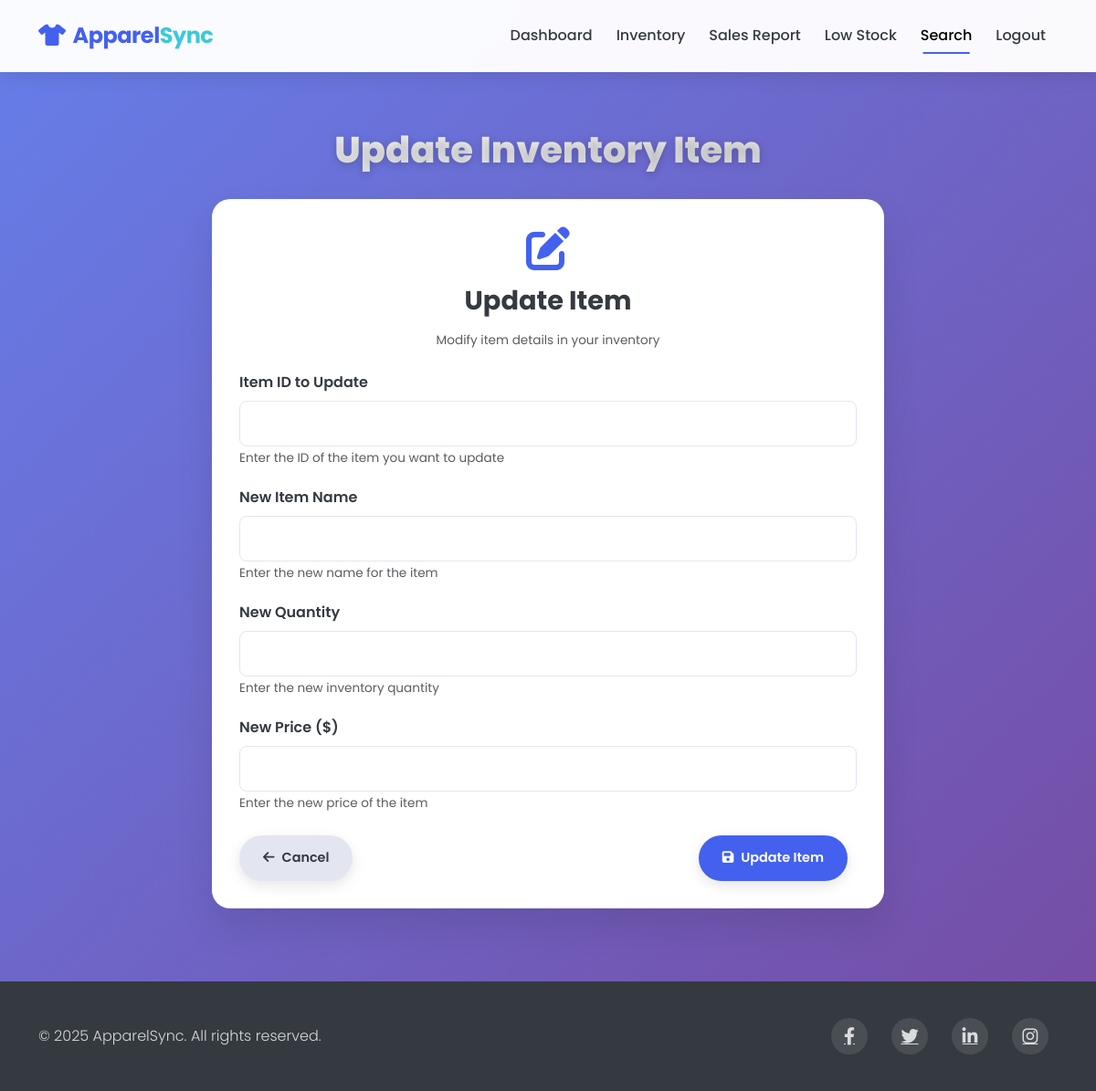
/dashboard/update_item?id=2 (signed in), run on an earlier commit of the app's database.
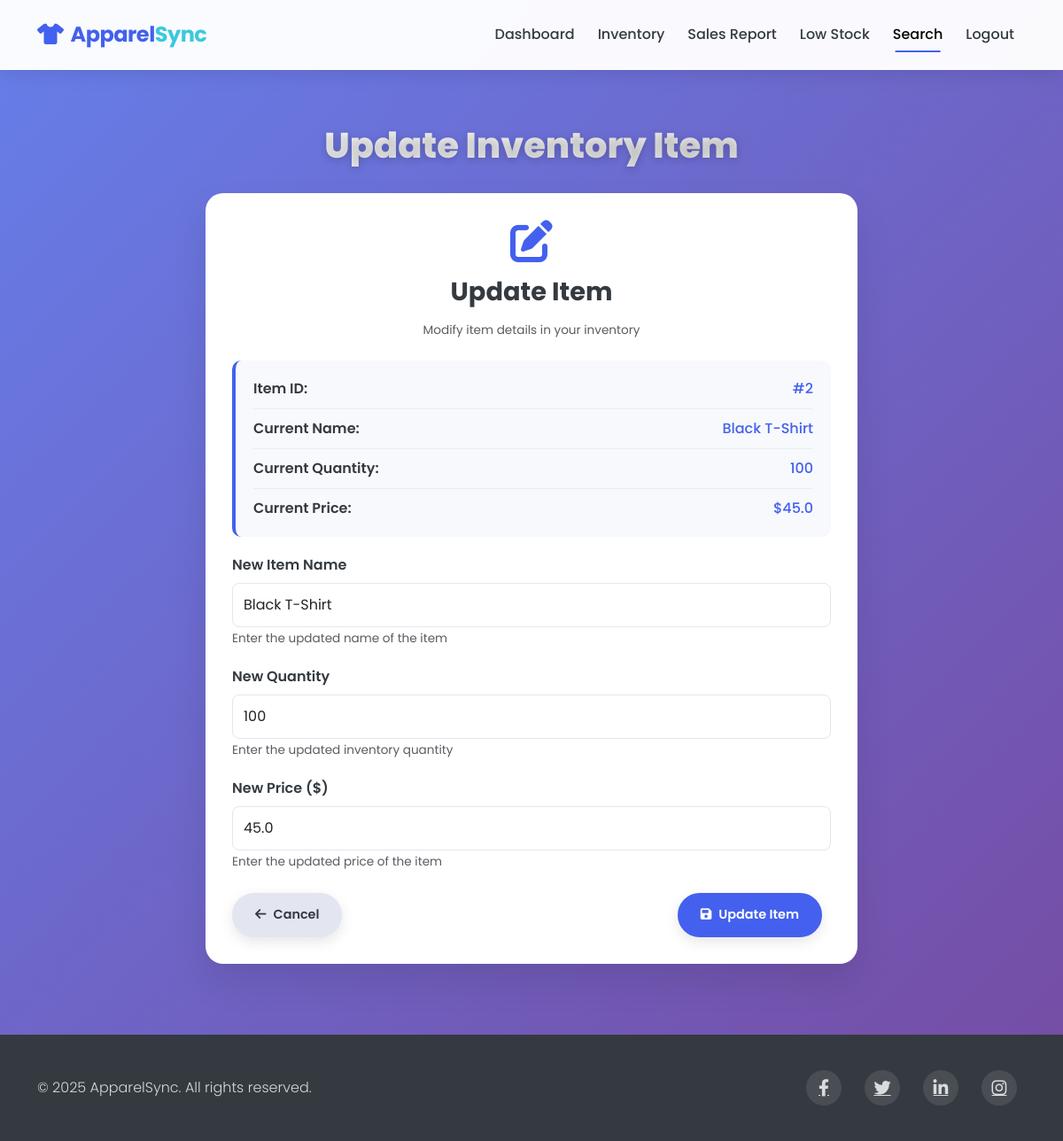
And on a later commit of the database.
### models.py (models this page shows)
class InventoryItem(db.Model):
    id = db.Column(db.Integer, primary_key=True)
    item_name = db.Column(db.String(100), nullable=False)
    quantity = db.Column(db.Integer, nullable=False)
    price = db.Column(db.Float, nullable=False)
    discount = db.Column(db.Float, default=0.0)
    sales = db.relationship('Sale', backref='item', lazy=True)
    low_stock_alerts = db.relationship('LowStock', backref='item', lazy=True)

### routes.py (the view)
@app.route('/dashboard/update_item', methods=['GET', 'POST'])
@login_required
def update_item_record():
    if request.method == 'POST':
        try:
            item_id = int(request.form['item_id'])
            item = InventoryItem.query.get(item_id)
            if item:
                old_name = item.item_name
                old_quantity = item.quantity
                old_price = item.price
                item.item_name = request.form['item_name']
                item.quantity = int(request.form['quantity'])
                item.price = float(request.form['price'])
                threshold = 10  # Default threshold
                if item.quantity < threshold:
                    existing_alert = LowStock.query.filter_by(item_id=item_id, resolved=False).first()
                    if not existing_alert:
                        low_stock_alert = LowStock(item_id=item_id, threshold=threshold)
                        db.session.add(low_stock_alert)
                        flash(f'Item updated! Warning: Item is now below stock threshold.')
                else:
                    existing_alerts = LowStock.query.filter_by(item_id=item_id, resolved=False).all()
                    if existing_alerts:
                        for alert in existing_alerts:
                            alert.resolved = True
                        flash(
                            f'Item updated from "{old_name}" to "{item.item_name}"! Low stock alert has been resolved.')
                    else:
                        flash(f'Item updated from "{old_name}" to "{item.item_name}" successfully!')
                db.session.commit()
                print(
                    f"Item {item_id} updated: {old_name}->{item.item_name}, {old_quantity}->{item.quantity}, {old_price}->{item.price}")
            else:
                flash(f'Item with ID {item_id} not found.')
                print(f"Item with ID {item_id} not found in database")
        except Exception as e:
            db.session.rollback()
            flash(f'Error updating item: {str(e)}')
            print(f"Error updating item: {str(e)}")
        return redirect(url_for('view_inventory'))
    else:
        item_id = request.args.get('id')
        item = None
        if item_id:
            item = InventoryItem.query.get(int(item_id))
        return render_template('update_item_record.html', item=item)

### app.py (called while the page is built)
@login_manager.user_loader
def load_user(user_id):
    return User.query.get(int(user_id))

### templates/update_item_record.html (shortened to what the changed rows need)
<!DOCTYPE html>
<html lang="en">
<head>
    <link href="https://cdn.jsdelivr.net/npm/bootstrap@5.3.0-alpha1/dist/css/bootstrap.min.css" rel="stylesheet">
    <link rel="stylesheet" href="https://cdnjs.cloudflare.com/ajax/libs/font-awesome/6.0.0/css/all.min.css">
</head>
<body>
    <section class="content-section">
        <div class="container">
            <h1 class="page-title">Update Inventory Item</h1>
            <div class="row justify-content-center">
                <div class="col-lg-8">
                    <div class="form-card">
                        {% if item %}
                        <div class="item-details">
                            <div class="item-detail-row">
                                <span class="item-detail-label">Item ID:</span>
                                <span class="item-detail-value">#{{ item.id }}</span>
                            </div>
                            <div class="item-detail-row">
                                <span class="item-detail-label">Current Name:</span>
                                <span class="item-detail-value">{{ item.item_name }}</span>
                            </div>
                            <div class="item-detail-row">
                                <span class="item-detail-label">Current Quantity:</span>
                                <span class="item-detail-value">{{ item.quantity }}</span>
                            </div>
                            <div class="item-detail-row">
                                <span class="item-detail-label">Current Price:</span>
                                <span class="item-detail-value">${{ item.price }}</span>
                            </div>
                        </div>
                        <form action="/dashboard/update_item" method="POST">
                            <div class="form-group">
                                <label for="item_name" class="form-label">New Item Name</label>
                                <input type="text" class="form-control" id="item_name" name="item_name" value="{{ item.item_name }}" required>
                                <small class="text-muted">Enter the updated name of the item</small>
                            </div>
                            <div class="form-group">
                                <label for="quantity" class="form-label">New Quantity</label>
                                <input type="number" class="form-control" id="quantity" name="quantity" min="0" value="{{ item.quantity }}" required>
                                <small class="text-muted">Enter the updated inventory quantity</small>
                            </div>
                            <div class="form-group">
                                <label for="price" class="form-label">New Price ($)</label>
                                <input type="number" class="form-control" id="price" name="price" min="0" step="0.01" value="{{ item.price }}" required>
                                <small class="text-muted">Enter the updated price of the item</small>
                            </div>
                            <div class="d-flex justify-content-between mt-4">
                                <a href="/dashboard/view_inventory" class="btn btn-cancel btn-action">
                                    <i class="fas fa-arrow-left me-2"></i>Cancel
                                </a>
                                <button type="submit" class="btn btn-submit btn-action">
                                    <i class="fas fa-save me-2"></i>Update Item
                                </button>
                            </div>
                        </form>
                        {% else %}
                        <form action="/dashboard/update_item" method="POST">
                            <div class="form-group">
                                <label for="item_id" class="form-label">Item ID to Update</label>
                                <input type="number" class="form-control" id="item_id" name="item_id" min="1" required>
                                <small class="text-muted">Enter the ID of the item you want to update</small>
                            </div>
                            <div class="form-group">
                                <label for="item_name" class="form-label">New Item Name</label>
                                <input type="text" class="form-control" id="item_name" name="item_name" required>
                                <small class="text-muted">Enter the new name for the item</small>
                            </div>
                            <div class="form-group">
                                <label for="quantity" class="form-label">New Quantity</label>
                                <input type="number" class="form-control" id="quantity" name="quantity" min="0" required>
                                <small class="text-muted">Enter the new inventory quantity</small>
                            </div>
                            <div class="form-group">
                                <label for="price" class="form-label">New Price ($)</label>
                                <input type="number" class="form-control" id="price" name="price" min="0" step="0.01" required>
                                <small class="text-muted">Enter the new price of the item</small>
                            </div>
                            <div class="d-flex justify-content-between mt-4">
                                <a href="/dashboard/view_inventory" class="btn btn-cancel btn-action">
                                    <i class="fas fa-arrow-left me-2"></i>Cancel
                                </a>
                                <button type="submit" class="btn btn-submit btn-action">
                                    <i class="fas fa-save me-2"></i>Update Item
                                </button>
                            </div>
                        </form>
                        {% endif %}
                    </div>
                </div>
            </div>
        </div>
    </section>
</body>
</html>

What changed in the data, as far as the page shows it:
added InventoryItem: id "2", item_name "Black T-Shirt", quantity "100", price "45.0"
Also different on the page:
text no longer shown: "Item ID to Update Enter the ID of the item you want to update Enter the new name for the item Enter the new inventory quantity Enter the new price of the item"
text now shown: "Item ID: # Current Name: Current Quantity: Current Price: $ Enter the updated name of the item Enter the updated inventory quantity Enter the updated price of the item"
